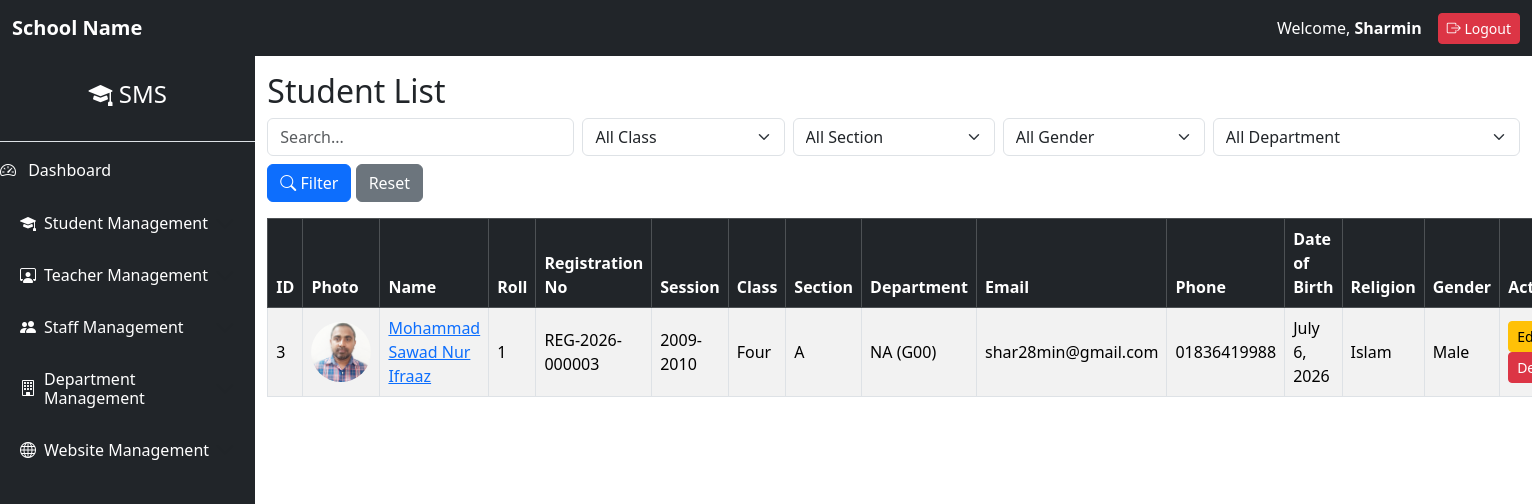
The app's page /students/ (signed in) with its own data.
### members/models.py (models this page shows, shortened)
class Student(models.Model):
    GENDER_CHOICES = [
        ('Male', 'Male'),
        ('Female', 'Female'),
        ('Other', 'Other'),
    ]
    RELIGION_CHOICES = [
        ('Islam', 'Islam'),
        ('Hindu', 'Hindu'),
        ('Buddhist', 'Buddhist'),
        ('Christian', 'Christian'),
        ('Other', 'Other'),
    ]
    created_by = models.ForeignKey(
    settings.AUTH_USER_MODEL,
    on_delete=models.SET_NULL,
    null=True,
    blank=True,
    )
    name = models.CharField(max_length=100)
    roll = models.PositiveIntegerField(
    blank=True,
    null=True,
    )
    registration_no = models.CharField(
    max_length=30,
    unique=True,
    blank=True,
    )
    student_id = models.CharField(
    max_length=20,
    unique=True,
    blank=True,
    editable=False,
    )
    session = models.ForeignKey(
    Session,
    on_delete=models.PROTECT,
    )
    student_class = models.ForeignKey(
    StudentClass,
    on_delete=models.PROTECT,
    )
    section = models.ForeignKey(
    Section,
    on_delete=models.PROTECT,
    )
    department = models.ForeignKey(
    Department,
    on_delete=models.PROTECT
    )
    email = models.EmailField(
    blank=True,
    null=True,
    )
    phone = models.CharField(max_length=11,
                             validators=[RegexValidator(regex=r'^01[3-9]\d{8}$',
                             message='Enter a valid Bangladeshi phone number.'
                              )
                              ]
                              )
    present_address = models.TextField()
    permanent_address = models.TextField()
    father_name = models.CharField(max_length=150)
    mother_name = models.CharField(max_length=150)
    dob = models.DateField()
    religion = models.CharField(
        max_length=20,
        choices=RELIGION_CHOICES
    )
    gender = models.CharField(
        max_length=10,
        choices=GENDER_CHOICES
    )
    blood_group = models.ForeignKey(
        BloodGroup,
        on_delete=models.PROTECT,
        null=True,
     blank=True,
    )
    nationality = models.CharField(
        max_length=50,
        default="Bangladeshi",
    )
    photo = models.ImageField(
        upload_to='student_images/',
        blank=True,
        null=True
    )
    previous_school = models.CharField(
    max_length=200,
    blank=True,
    )
    guardian_name = models.CharField(
    max_length=150,
    )
    guardian_phone = models.CharField(
    max_length=11,
    validators=[
        RegexValidator(
            regex=r"^01[3-9]\d{8}$",
            message="Enter a valid Bangladeshi phone number."
        )
        ]
    )
    guardian_occupation = models.CharField(
    max_length=100,
    blank=True,
    )
    created_at = models.DateTimeField(
    auto_now_add=True,
    )
    updated_at = models.DateTimeField(
    auto_now=True,
    )
    class Meta:
        constraints = [
            models.UniqueConstraint(
            fields=[
                "session",
                "student_class",
                "section",
                "department",
                "roll",
            ],
            name="unique_student_roll",
        )
        ]

### academics/models.py (models this page shows)
class Session(models.Model):
    name = models.CharField(
        max_length=20,
        unique=True,
    )
    is_active = models.BooleanField(
        default=True,
    )
    class Meta:
        ordering = ["-name"]
    def __str__(self):
        return self.name

class StudentClass(models.Model):
    name = models.CharField(
        max_length=30,
        unique=True,
    )
    order = models.PositiveIntegerField()
    class Meta:
        ordering = ["order"]
    def __str__(self):
        return self.name

class Section(models.Model):
    name = models.CharField(
        max_length=10,
        unique=True,
    )
    class Meta:
        ordering = ["name"]
    def __str__(self):
        return self.name

### departments/models.py (models this page shows)
class Department(models.Model):
    name = models.CharField(
        max_length=100,
        unique=True
    )
    department_code = models.CharField(
        max_length=20,
        unique=True
    )
    created_at = models.DateTimeField(
        auto_now_add=True
    )
    updated_at = models.DateTimeField(
        auto_now=True
    )
    def __str__(self):
        return f"{self.name} ({self.department_code})"

### members/views.py (the view, shortened to what this page needs)
# urls.py: path("", views.StudentListView.as_view(), name="student_list"),
class StudentListView(LoginRequiredMixin, PermissionRequiredMixin,BaseListMixin, ListView):
    model = Student
    template_name = 'student_list.html'
    context_object_name = 'students'
    login_url = '/login/'
    permission_required = "members.view_student"
    def get_queryset(self):
        query = self.request.GET.get("q")
        student_class = self.request.GET.get("class")
        section = self.request.GET.get("section")
        gender = self.request.GET.get("gender")
        queryset = Student.objects.all()
        department = self.request.GET.get("department")
        if department:
            queryset = queryset.filter(
            department_id=department
        )
        if gender:
            queryset = queryset.filter(
            gender=gender
        )
        if student_class:
            queryset = queryset.filter(
            student_class=student_class
        )
        if section:
            queryset = queryset.filter(
            section=section
        )
        return queryset.order_by(*self.ordering)
    def get_context_data(self, **kwargs):
        context = super().get_context_data(**kwargs)
        context["classes"] = StudentClass.objects.all()
        context["sections"] = Section.objects.all()
        context["departments"] = Department.objects.all()
        return context

### members/templates/student_list.html (shortened to what this page needs)
{% extends 'base.html' %}
{% block content %}
<h2>Student List</h2>
<form method="GET" class="row g-2 mb-3">
    <div class="col-md-3">
        <input
            type="text"
            name="q"
            class="form-control"
            placeholder="Search..."
            value="{{ request.GET.q }}">
    </div>
    <div class="col-md-2">
        <select name="class" class="form-select">
            <option value="">All Class</option>
        </select>
    </div>
    <div class="col-md-2">
        <select name="section" class="form-select">
            <option value="">All Section</option>
        </select>
    </div>
    <div class="col-md-2">
        <select name="gender" class="form-select">
            <option value="">All Gender</option>
        </select>
    </div>
    <div class="col-md-3">
    <select
        name="department"
        class="form-select">
        <option value="">
            All Department
        </option>
    </select>
    </div>
    <div class="col-md-3">
        <button class="btn btn-primary">
            <i class="bi bi-search"></i>
            Filter
        </button>
        <a
            href="{% url 'student_list' %}"
            class="btn btn-secondary">
            Reset
        </a>
    </div>
</form>
<table class="table table-bordered table-striped align-middle">
    <thead class="table-dark">
        <tr>
            <th>ID</th>
            <th>Photo</th>
            <th>Name</th>
            <th>Roll</th>
            <th>Registration No</th>
            <th>Session</th>
            <th>Class</th>
            <th>Section</th>
            <th>Department</th>
            <th>Email</th>
            <th>Phone</th>
            <th>Date of Birth</th>
            <th>Religion</th>
            <th>Gender</th>
            <th>Action</th>
        </tr>
    </thead>
    <tbody>
    {% for student in students %}
        <tr>
            <td>{{ student.id }}</td>
            <td>
                {% if student.photo %}
                    <img src="{{ student.photo.url }}"
                         width="60"
                         height="60"
                         class="rounded-circle">
                {% else %}
                    No Photo
                {% endif %}
            </td>
            <td>
                <a href="{% url 'student_detail' student.id %}">
                {{ student.name }}
                </a>
            </td>
            <td>{{ student.roll }}</td>
            <td>{{ student.registration_no }}</td>
            <td>{{ student.session }}</td>
            <td>{{ student.student_class }}</td>
            <td>{{ student.section }}</td>
            <td>{{ student.department }}</td>
            <td>{{ student.email }}</td>
            <td>{{ student.phone }}</td>
            <td>{{ student.dob }}</td>
            <td>{{ student.religion }}</td>
            <td>{{ student.gender }}</td>
            <td>
                {% if perms.members.change_student %}
                <a href="{% url 'student_edit' student.id %}" class="btn btn-warning btn-sm">
                    Edit
                </a>
                {% endif %}
                {% if perms.members.delete_student %}
                <a href="{% url 'student_delete' student.id %}" class="btn btn-danger btn-sm">
                  Delete
                </a>
                {% endif %}
            </td>
        </tr>
    {% empty %}
        <tr>
            <td colspan="13" class="text-center text-danger">
                No Student Found.
            </td>
        </tr>
    {% endfor %}
    </tbody>
</table>
{% endblock %}

### core/templates/base.html (shortened to what this page needs)
<!DOCTYPE html>
<html lang="en">
<head>
    <link href="https://cdn.jsdelivr.net/npm/bootstrap@5.3.8/dist/css/bootstrap.min.css"
          rel="stylesheet">
    <link href="https://cdn.jsdelivr.net/npm/bootstrap-icons@1.13.1/font/bootstrap-icons.css"
          rel="stylesheet">
</head>
<body>
<nav class="navbar navbar-dark bg-dark">
    <div class="container-fluid">
        <a class="navbar-brand fw-bold"
           href="{% url 'student_list' %}">
            School Name
        </a>
        <div class="d-flex align-items-center">
            <span class="text-white me-3">
                Welcome,
                <strong>{{ request.user.username }}</strong>
            </span>
            <form action="{% url 'logout' %}" method="POST">
                <button
                    type="submit"
                    class="btn btn-danger btn-sm">
                    <i class="bi bi-box-arrow-right"></i>
                    Logout
                </button>
            </form>
        </div>
    </div>
</nav>
<div class="container-fluid">
    <div class="row">
        {% include 'sidebar.html' %}
        <div class="col-md-9 col-lg-10 mt-3">
            {% block content %}
            {% endblock %}
        </div>
    </div>
</div>
</body>
</html>

### records on screen
Student: id "3", photo (picture), name "Mohammad Sawad Nur Ifraaz", roll "1", registration_no "REG-2026-000003", session "2009-2010", student_class "Four", section "A", department "NA (G00)", email "shar28min@gmail.com", phone "01836419988", dob "July 6, 2026", religion "Islam", gender "Male"

### other values on screen
{{ request.user.username }} "Sharmin"
